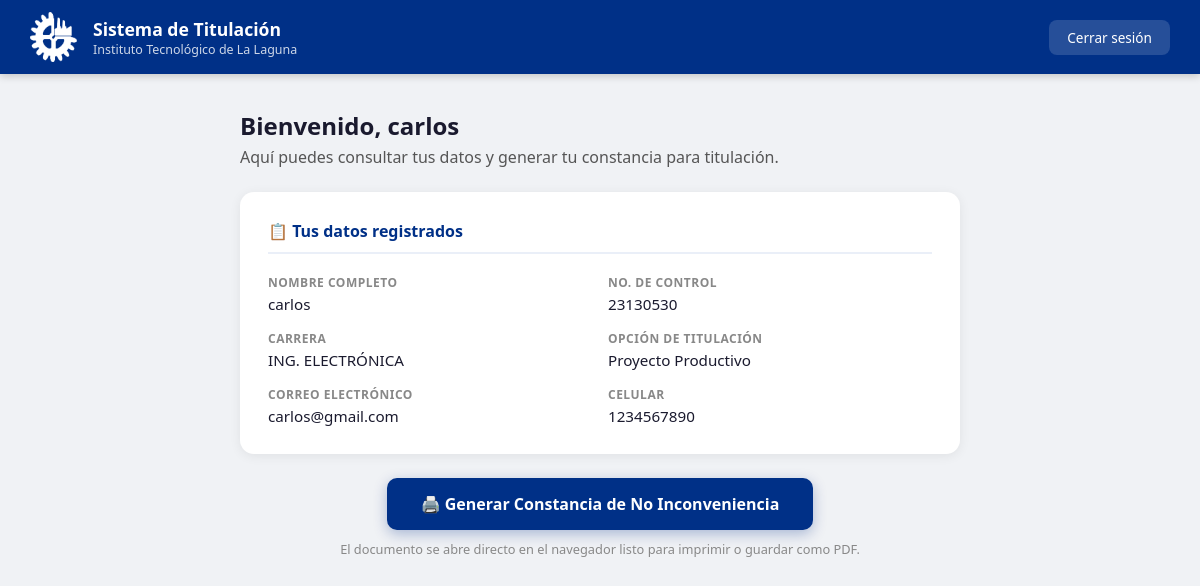
Page /dashboard.php (signed in) on the committed database.
### tables this page shows
CREATE TABLE `alumnos` (
  `id` int(11) NOT NULL,
  `nombre` varchar(100) NOT NULL,
  `no_control` varchar(20) NOT NULL,
  `carrera` varchar(100) NOT NULL,
  `opcion_titulacion` varchar(100) NOT NULL,
  `email` varchar(150) NOT NULL,
  `celular` varchar(15) NOT NULL,
  `fecha_egreso` date NOT NULL,
  `graduacion` enum('Graduación 1','Graduación 2') NOT NULL,
  `anio_egreso` year(4) NOT NULL,
  `password` varchar(255) NOT NULL,
  `fecha_registro` datetime DEFAULT current_timestamp(),
  `mencion_honorifica` tinyint(1) DEFAULT 0
);

### dashboard.php (the view, shortened to what this page needs)
<!DOCTYPE html>
<html lang="es">
<head>
    <link rel="stylesheet" href="estilos/estilos_dashboard.css">
</head>
<body>
<?php
$pdo  = getConexion();
$stmt = $pdo->prepare("SELECT * FROM alumnos WHERE id = ? LIMIT 1");
$stmt->execute([$_SESSION['alumno_id']]);
$alumno = $stmt->fetch();
?>
<div class="header">
    <img src="img/logotipo.png" alt="Logo ITL" class="logo-header">
    <div class="header-titulo">
        <h2>Sistema de Titulación</h2>
        <p>Instituto Tecnológico de La Laguna</p>
    </div>
    <a href="logout.php" class="btn-logout">Cerrar sesión</a>
</div>
<div class="contenedor">
    <div class="bienvenida">
        <h1>Bienvenido, <?= htmlspecialchars($alumno['nombre']) ?></h1>
        <p>Aquí puedes consultar tus datos y generar tu constancia para titulación.</p>
    </div>
    <div class="tarjeta">
        <h3>📋 Tus datos registrados</h3>
        <div class="datos-grid">
            <div class="dato">
                <span class="etiqueta">Nombre completo</span>
                <span class="valor"><?= htmlspecialchars($alumno['nombre']) ?></span>
            </div>
            <div class="dato">
                <span class="etiqueta">No. de Control</span>
                <span class="valor"><?= htmlspecialchars($alumno['no_control']) ?></span>
            </div>
            <div class="dato">
                <span class="etiqueta">Carrera</span>
                <span class="valor"><?= htmlspecialchars($alumno['carrera']) ?></span>
            </div>
            <div class="dato">
                <span class="etiqueta">Opción de Titulación</span>
                <span class="valor"><?= htmlspecialchars($alumno['opcion_titulacion']) ?></span>
            </div>
            <div class="dato">
                <span class="etiqueta">Correo electrónico</span>
                <span class="valor"><?= htmlspecialchars($alumno['email']) ?></span>
            </div>
            <div class="dato">
                <span class="etiqueta">Celular</span>
                <span class="valor"><?= htmlspecialchars($alumno['celular']) ?></span>
            </div>
        </div>
    </div>
    <div class="acciones">
        <a href="generar_constancia.php" class="btn-pdf" target="_blank">
            🖨️ Generar Constancia de No Inconveniencia
        </a>
        <p class="nota">El documento se abre directo en el navegador listo para imprimir o guardar como PDF.</p>
    </div>
</div>
</body>
</html>

### estilos/estilos_dashboard.css (style rules this page uses)
* { margin: 0; padding: 0; box-sizing: border-box; font-family: 'Segoe UI', 'Poppins', sans-serif; }
body { background-color: #f0f2f5; min-height: 100vh; }
.header { background: #003087; color: white; display: flex; align-items: center; padding: 12px 30px; gap: 16px; box-shadow: 0 2px 8px rgba(0,0,0,0.2); }
.logo-header { height: 50px; width: auto; filter: brightness(0) invert(1); }
.header-titulo h2 { font-size: 1.1rem; font-weight: 700; }
.header-titulo p { font-size: 0.78rem; opacity: 0.8; }
.btn-logout { margin-left: auto; background: rgba(255,255,255,0.15); color: white; text-decoration: none; padding: 8px 18px; border-radius: 8px; font-size: 0.85rem; transition: background 0.2s; }
.contenedor { max-width: 760px; margin: 35px auto; padding: 0 20px; display: flex; flex-direction: column; gap: 24px; }
.bienvenida h1 { font-size: 1.5rem; color: #1a1a2e; }
.bienvenida p { color: #555; margin-top: 4px; }
.tarjeta { background: white; border-radius: 14px; padding: 28px; box-shadow: 0 2px 12px rgba(0,0,0,0.07); }
.tarjeta h3 { margin-bottom: 20px; font-size: 1rem; color: #003087; border-bottom: 2px solid #eaeff8; padding-bottom: 10px; }
.datos-grid { display: grid; grid-template-columns: 1fr 1fr; gap: 16px; }
.dato { display: flex; flex-direction: column; gap: 3px; }
.etiqueta { font-size: 0.75rem; font-weight: 600; color: #888; text-transform: uppercase; letter-spacing: 0.5px; }
.valor { font-size: 0.95rem; color: #1a1a2e; font-weight: 500; }
.acciones { text-align: center; }
.btn-pdf { display: inline-block; background: #003087; color: white; text-decoration: none; padding: 15px 34px; border-radius: 10px; font-size: 1rem; font-weight: 700; transition: background 0.25s, transform 0.15s; box-shadow: 0 4px 14px rgba(0,48,135,0.3); }
.nota { margin-top: 10px; font-size: 0.8rem; color: #888; }

### rows in the picture
alumnos: nombre "carlos", no_control "23130530", carrera "ING. ELECTRÓNICA", opcion_titulacion "Proyecto Productivo", email "carlos@gmail.com", celular "1234567890"
